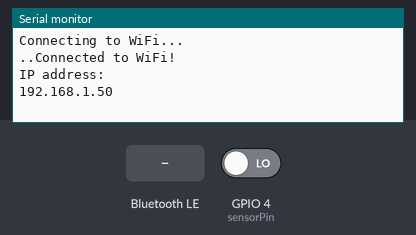
Simulated run of this sketch. Board: ESP32. Shown: the last lines printed to the serial monitor. The test bench sets the inputs (shaded band); at power-on: GPIO 4 (sensorPin) LOW. WiFi joins after 1.5 s; servers stay silent unless stated; uploads are accepted with an empty reply; nothing arrives over Bluetooth unless stated; a phone connects over Bluetooth LE 3 s after start.

Above: at 3.2 s.
3.3 s: GPIO 4 (sensorPin) driven HIGH
At 4.5 s:
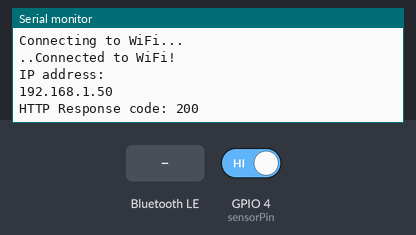
6.2 s: Bluetooth LE write "1" received
At 6.9 s:
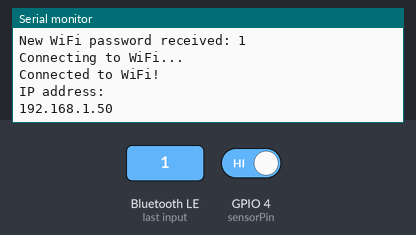

The sketch:

ESP32HTTP.ino
```cpp
#include <WiFi.h>
#include <HTTPClient.h>
#include <BLEDevice.h>
#include <BLEServer.h>
#include <BLEUtils.h>
#include <BLE2902.h>

// WiFi Credentials
String ssid = "Your_SSID";
String password = "Your_Initial_Password";

// BLE UUIDs
#define SERVICE_UUID        "12345678-1234-1234-1234-123456789012"
#define CHARACTERISTIC_UUID "87654321-4321-4321-4321-210987654321"

// Sensor Pin
const int sensorPin = 4;  // GPIO pin connected to the sensor

BLECharacteristic *pCharacteristic;
bool deviceConnected = false;
std::string newWifiPassword;

class MyCallbacks: public BLECharacteristicCallbacks {
    void onWrite(BLECharacteristic *pCharacteristic) {
        std::string value = pCharacteristic->getValue();
        if (value.length() > 0) {
            newWifiPassword = value;
            Serial.println("New WiFi password received: " + String(newWifiPassword.c_str()));
            password = newWifiPassword.c_str();
            connectToWiFi();
        }
    }
};

void connectToWiFi() {
    WiFi.begin(ssid.c_str(), password.c_str());
    Serial.println("Connecting to WiFi...");

    int attempts = 0;
    while (WiFi.status() != WL_CONNECTED && attempts < 10) {
        delay(1000);
        Serial.print(".");
        attempts++;
    }

    if (WiFi.status() == WL_CONNECTED) {
        Serial.println("Connected to WiFi!");
        Serial.println("IP address: ");
        Serial.println(WiFi.localIP());
    } else {
        Serial.println("Failed to connect to WiFi.");
    }
}

void setup() {
    Serial.begin(115200);
    pinMode(sensorPin, INPUT);

    // Initialize BLE
    BLEDevice::init("ESP32 WiFi Config");
    BLEServer *pServer = BLEDevice::createServer();
    BLEService *pService = pServer->createService(SERVICE_UUID);
    pCharacteristic = pService->createCharacteristic(
                        CHARACTERISTIC_UUID,
                        BLECharacteristic::PROPERTY_READ |
                        BLECharacteristic::PROPERTY_WRITE
                      );
    pCharacteristic->setCallbacks(new MyCallbacks());
    pCharacteristic->setValue("Enter WiFi Password");
    pService->start();

    BLEAdvertising *pAdvertising = BLEDevice::getAdvertising();
    pAdvertising->addServiceUUID(SERVICE_UUID);
    pAdvertising->setScanResponse(false);
    pAdvertising->setMinPreferred(0x06);  // functions that help with iPhone connections issue
    pAdvertising->setMinPreferred(0x12);
    BLEDevice::startAdvertising();
    Serial.println("Waiting for a client connection to update WiFi password...");

    // Connect to WiFi
    connectToWiFi();
}

void loop() {
    int sensorValue = digitalRead(sensorPin);
    if (sensorValue == HIGH) {
        // Sensor is triggered, send HTTP request
        if (WiFi.status() == WL_CONNECTED) {
            HTTPClient http;
            http.begin("http://your-server.com/api/sensor");  // Replace with your server URL
            http.addHeader("Content-Type", "application/json");
            int httpResponseCode = http.POST("{\"sensor\": \"triggered\"}");
            Serial.print("HTTP Response code: ");
            Serial.println(httpResponseCode);
            http.end();
        } else {
            Serial.println("WiFi not connected");
        }
        delay(1000);  // Add a delay to avoid sending too many requests
    }
}
```

Measured:
- after the input at 3.3 s, the serial monitor: prints a new line after 0.20 s (image 1)
- after the input at 6.2 s, the serial monitor: prints a new line after 0.05 s (image 2)
